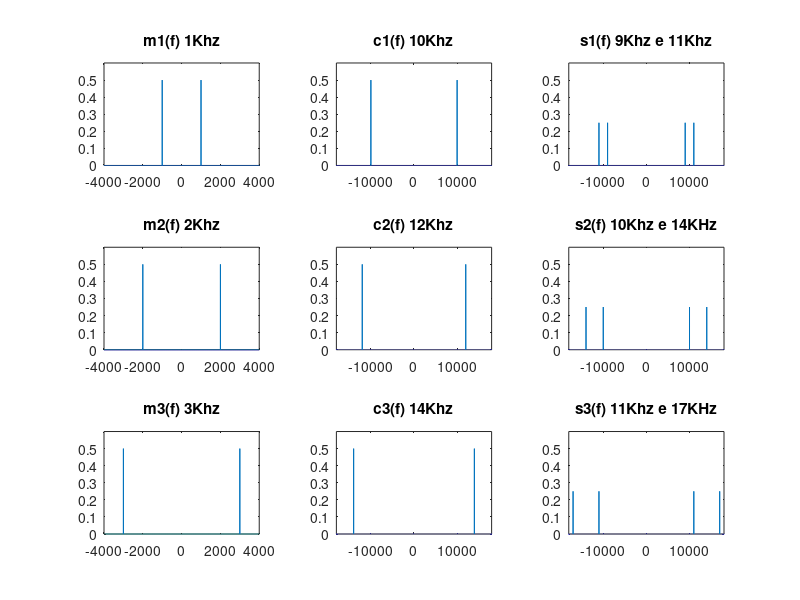
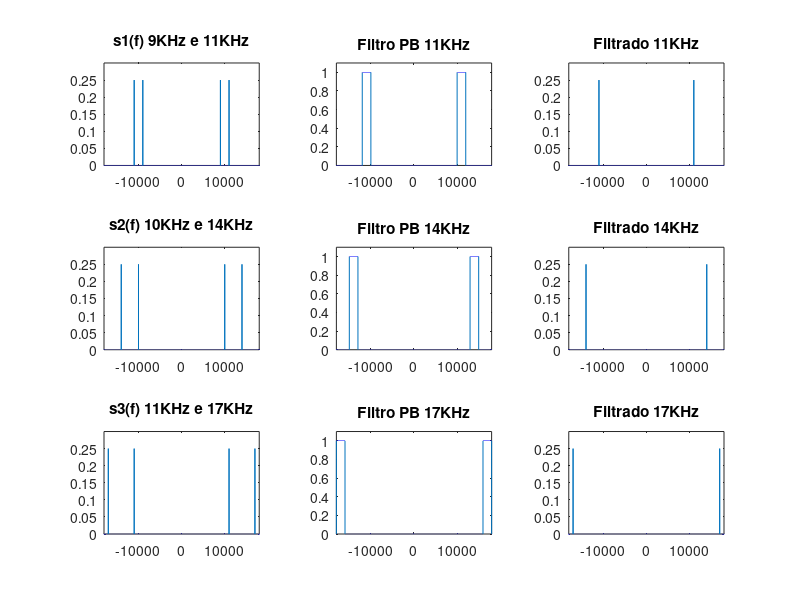
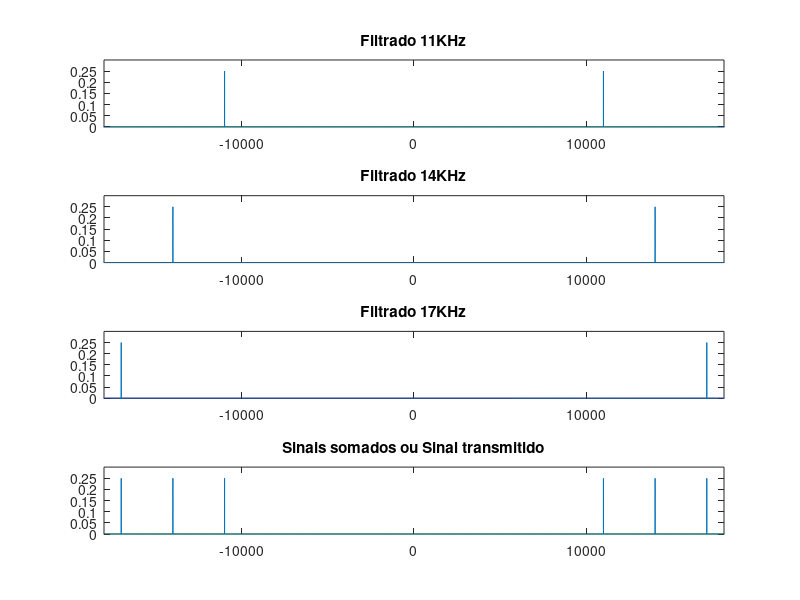
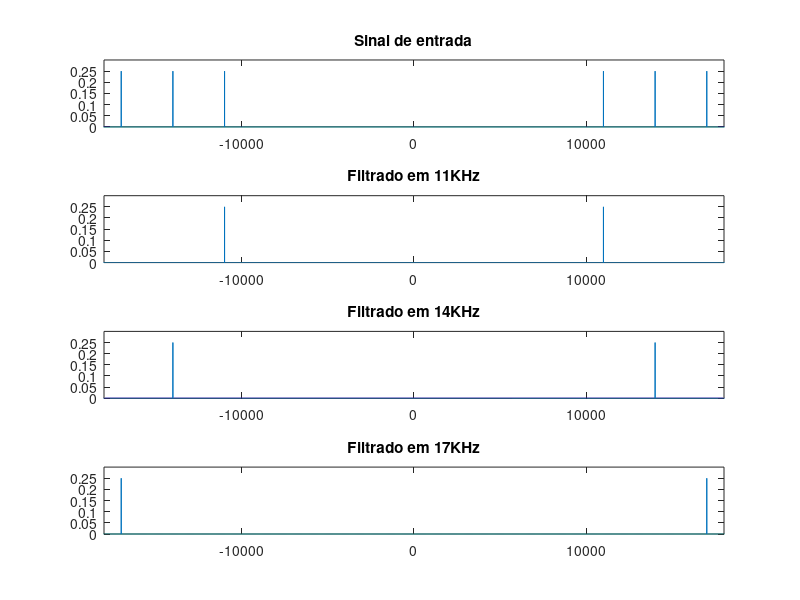

MATLAB code for these plots, in order: (Note: this script raises an error after producing the figures.)
% • Gerar 3 sinais (cosenos) nas frequências 1k, 2k e 3k
% • Realizar a multiplexação dos sinais para as frequências 10k,
%   12k e 14k para a transmissão em um canal de comunicação
% • Recuperar os sinais originais

close all
%clear all
clc

fs = 90e3;                          % Frequencia de amostragem
t  = 0:1/fs:1-(1/fs);               % Tempo

Am1 = 1; f1 = 1e3;  Ao1 = 0;        % Amplitude, frequencia e componente DC do Modulante               
Am2 = 1; f2 = 2e3;  Ao2 = 0;        % Amplitude, frequencia e componente DC do Modulante              
Am3 = 1; f3 = 3e3;  Ao3 = 0;        % Amplitude, frequencia e componente DC do Modulante              
Ac1 = 1; f4 = 10e3; Ao4 = 0;        % Amplitude, frequencia e componente DC da Portadora              
Ac2 = 1; f5 = 12e3; Ao5 = 0;        % Amplitude, frequencia e componente DC da Portadora
Ac3 = 1; f6 = 14e3; Ao6 = 0;        % Amplitude, frequencia e componente DC da Portadora

m_t1 = Ao1 + Am1*cos(2*pi*f1*t);    % Sinal Modulante no tempo
m_t2 = Ao2 + Am2*cos(2*pi*f2*t);    % Sinal Modulante no tempo
m_t3 = Ao3 + Am3*cos(2*pi*f3*t);    % Sinal Modulante no tempo
c_t1 = Ao4 + Ac1*cos(2*pi*f4*t);    % Sinal Portadora no tempo
c_t2 = Ao4 + Ac2*cos(2*pi*f5*t);    % Sinal Portadora no tempo
c_t3 = Ao4 + Ac3*cos(2*pi*f6*t);    % Sinal Portadora no tempo
s_t1 = m_t1.*c_t1;                  % Sinal Modulado  no tempo
s_t2 = m_t2.*c_t2;                  % Sinal Modulado  no tempo
s_t3 = m_t3.*c_t3;                  % Sinal Modulado  no tempo

m_f1 = fft(m_t1);                   % Transformada de fourier 
m_f1 = fftshift(m_f1)/length(m_f1); % Sinal c_t1 no domínio da frequencia
m_f2 = fft(m_t2);                   % Transformada de fourier
m_f2 = fftshift(m_f2)/length(m_f2); % Sinal c_t2 no domínio da frequencia
m_f3 = fft(m_t3);                   % Transformada de fourier
m_f3 = fftshift(m_f3)/length(m_f3); % Sinal c_t1 no domínio da frequencia
c_f1 = fft(c_t1);                   % Transformada de fourier 
c_f1 = fftshift(c_f1)/length(c_f1); % Sinal c_t1 no domínio da frequencia
c_f2 = fft(c_t2);                   % Transformada de fourier
c_f2 = fftshift(c_f2)/length(c_f2); % Sinal c_t2 no domínio da frequencia
c_f3 = fft(c_t3);                   % Transformada de fourier
c_f3 = fftshift(c_f3)/length(c_f3); % Sinal c_t1 no domínio da frequencia
s_f1 = fft(s_t1);                   % Transformada de fourier 
s_f1 = fftshift(s_f1)/length(s_f1); % Sinal s_t1 no domínio da frequencia
s_f2 = fft(s_t2);                   % Transformada de fourier
s_f2 = fftshift(s_f2)/length(s_f2); % Sinal s_t2 no domínio da frequencia
s_f3 = fft(s_t3);                   % Transformada de fourier
s_f3 = fftshift(s_f3)/length(s_f3); % Sinal s_t1 no domínio da frequencia

f = -0.5*fs:0.5*fs-1;               % Eixo das abiscissas no plot do dominio na frequencia

% Plot dos sinais modulados no dominio da frequencia 
figure(1)
subplot(331)
plot(f, abs(m_f1))
title("m1(f) 1Khz")
xlim([-4000 4000])
ylim([0 0.6])
subplot(334)
plot(f, abs(m_f2))
title("m2(f) 2Khz")
xlim([-4000 4000])
ylim([0 0.6])
subplot(337)
plot(f, abs(m_f3))
title("m3(f) 3Khz")
xlim([-4000 4000])
ylim([0 0.6])
subplot(332)
plot(f, abs(c_f1))
title("c1(f) 10Khz")
xlim([-18000 18000])
ylim([0 0.6])
subplot(335)
plot(f, abs(c_f2))
title("c2(f) 12Khz")
xlim([-18000 18000])
ylim([0 0.6])
subplot(338)
plot(f, abs(c_f3))
title("c3(f) 14Khz")
xlim([-18000 18000])
ylim([0 0.6])
subplot(333)
plot(f, abs(s_f1))
title("s1(f) 9Khz e 11Khz")
xlim([-18000 18000])
ylim([0 0.6])
subplot(336)
plot(f, abs(s_f2))
title("s2(f) 10Khz e 14KHz")
xlim([-18000 18000])
ylim([0 0.6])
subplot(339)
plot(f, abs(s_f3))
title("s3(f) 11Khz e 17KHz")
xlim([-18000 18000])
ylim([0 0.6])


% Filtros ideais para usar na filtragem no dominio da frequencia
filtro_11k = [zeros(1, 33000) ones(1, 2000) zeros(1, 20000) ones(1, 2000) zeros(1, 33000)];
filtro_14k = [zeros(1, 30000) ones(1, 2000) zeros(1, 26000) ones(1, 2000) zeros(1, 30000)];
filtro_17k = [zeros(1, 27000) ones(1, 2000) zeros(1, 32000) ones(1, 2000) zeros(1, 27000)];

% Sinal filtrado na frequencia com filtro ideal
% Filtrado apenas banda lateral superior
s_f1_filtrado = filtro_11k.*s_f1;
s_f2_filtrado = filtro_14k.*s_f2;
s_f3_filtrado = filtro_17k.*s_f3;

figure(2)
subplot(331)
plot(f, s_f1)
xlim([-18000 18000])
ylim([0 0.3])
title("s1(f) 9KHz e 11KHz")
subplot(334)
plot(f, s_f2)
xlim([-18000 18000])
ylim([0 0.3])
title("s2(f) 10KHz e 14KHz")
subplot(337)
plot(f, s_f3)
xlim([-18000 18000])
ylim([0 0.3])
title("s3(f) 11KHz e 17KHz")
subplot(332)
plot(f, filtro_11k)
xlim([-18000 18000])
ylim([0 1.1])
title("Filtro PB 11KHz")
subplot(335)
plot(f, filtro_14k)
xlim([-18000 18000])
ylim([0 1.1])
title("Filtro PB 14KHz")
subplot(338)
plot(f, filtro_17k)
xlim([-18000 18000])
ylim([0 1.1])
title("Filtro PB 17KHz")
subplot(333)
plot(f, s_f1_filtrado)
xlim([-18000 18000])
ylim([0 0.3])
title("Filtrado 11KHz")
subplot(336)
plot(f, s_f2_filtrado)
xlim([-18000 18000])
ylim([0 0.3])
title("Filtrado 14KHz")
subplot(339)
plot(f, s_f3_filtrado)
xlim([-18000 18000])
ylim([0 0.3])
title("Filtrado 17KHz")


% Sinal filtrado na frequencia multiplexado em 3 canais
% Este eh o sinal a ser transmidito pela antena
y_f = s_f1_filtrado + s_f2_filtrado + s_f3_filtrado;

figure(3)
subplot(411)
plot(f, s_f1_filtrado)
xlim([-18000 18000])
ylim([0 0.3])
title("Filtrado 11KHz")
subplot(412)
plot(f, s_f2_filtrado)
xlim([-18000 18000])
ylim([0 0.3])
title("Filtrado 14KHz")
subplot(413)
plot(f, s_f3_filtrado)
xlim([-18000 18000])
ylim([0 0.3])
title("Filtrado 17KHz")
subplot(414)
plot(f, y_f)
xlim([-18000 18000])
ylim([0 0.3])
title("Sinais somados ou Sinal transmitido")


% Recebendo sinal e filtrando em 11k 14k 17k no dominio da frequencia
y_11k = y_f.*filtro_11k;
y_14k = y_f.*filtro_14k;
y_17k = y_f.*filtro_17k;

figure(4)
subplot(411)
plot(f, y_f)
xlim([-18000 18000])
ylim([0 0.3])
title("Sinal de entrada")
subplot(412)
plot(f, y_11k)
xlim([-18000 18000])
ylim([0 0.3])
title("Filtrado em 11KHz")
subplot(413)
plot(f, y_14k)
xlim([-18000 18000])
ylim([0 0.3])
title("Filtrado em 14KHz")
subplot(414)
plot(f, y_17k)
xlim([-18000 18000])
ylim([0 0.3])
title("Filtrado em 17KHz")


% Convoluindo sinal filtrado pela portadora
% para obter o sinal na frequencia original
% Tudo isso no dominio da frequencia
%y_21k_1k = conv(y_11k, c_f1);
%y_26k_2k = conv(y_14k, c_f2);
%y_31k_3k = conv(y_17k, c_f3);

f2 = -fs:fs-2; % Eixo da frequencia do sinal convoluido

figure(5)
subplot(331)
plot(f, y_11k)
xlim([-18000 18000])
ylim([0 0.3])
title("Sinal em 11KHz")
subplot(334)
plot(f, y_14k)
xlim([-18000 18000])
ylim([0 0.3])
title("Sinal em 14KHz")
subplot(337)
plot(f, y_17k)
xlim([-18000 18000])
ylim([0 0.3])
title("Sinal em 17KHz")
subplot(332)
plot(f, c_f1)
xlim([-15000 15000])
ylim([0 0.6])
title("Portadora c1(f) 10KHz")
subplot(335)
plot(f, c_f2)
xlim([-15000 15000])
ylim([0 0.6])
title("Portadora c2(f) 12KHz")
subplot(338)
plot(f, c_f3)
xlim([-15000 15000])
ylim([0 0.6])
title("Portadora c3(f) 14KHz")
subplot(333)
plot(f2, y_21k_1k)
xlim([-32000 32000])
ylim([0 0.6])
title("Sinal convoluido 21KHz e 1KHz")
subplot(336)
plot(f2, y_26k_2k)
xlim([-32000 32000])
ylim([0 0.6])
title("Sinal convoluido 26KHz e 2KHz")
subplot(339)
plot(f2, y_31k_3k)
xlim([-32000 32000])
ylim([0 0.6])
title("Sinal convoluido 31KHz e 3KHz")


% Filtro pb 4kHz
% Com apenas este filtro ja eh capaz de pegar o sinal original
% para os 3 sinais
filtro_pb_4k = [zeros(1, 86000) ones(1, 7999) zeros(1, 86000)];

%% Filtrando apenas a frequencia original
y_1k = y_21k_1k.*filtro_pb_4k; % Obtendo apenas a frequencia de 1kHz
y_2k = y_26k_2k.*filtro_pb_4k; % Obtendo apenas a frequencia de 2kHz
y_3k = y_31k_3k.*filtro_pb_4k; % Obtendo apenas a frequencia de 3kHz

figure(6)
subplot(311)
plot(f2, y_1k)
xlim([-4000 4000])
title("Sinal recuperado de 1KHz")
subplot(312)
plot(f2, y_2k)
xlim([-4000 4000])
title("Sinal recuperado de 2KHz")
subplot(313)
plot(f2, y_3k)
xlim([-4000 4000])
title("Sinal recuperado de 3KHz")
 

